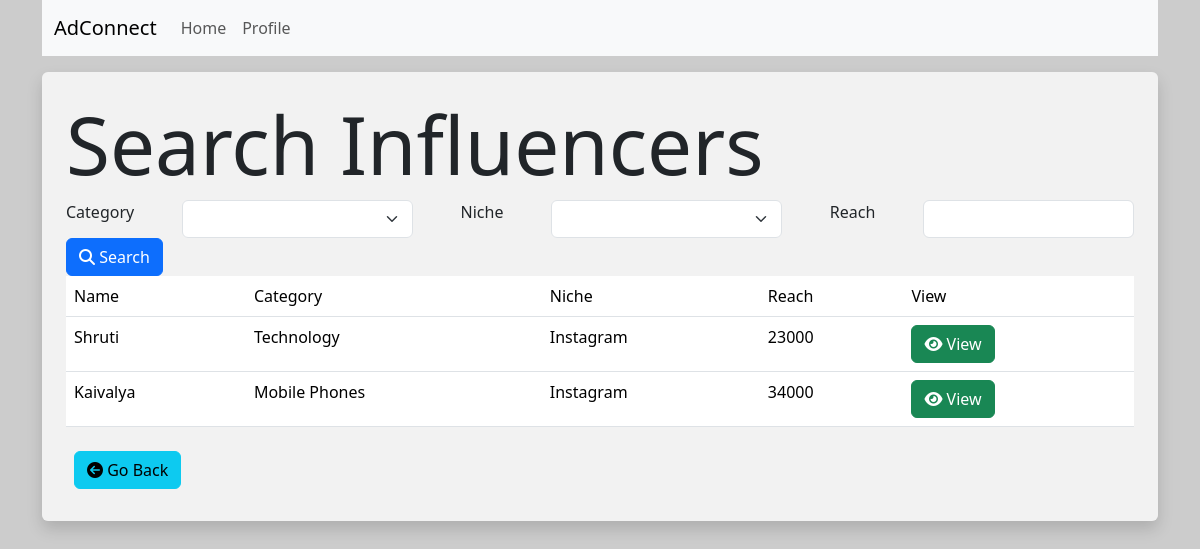
Before: /sponsor/search (signed in) with the older database file.
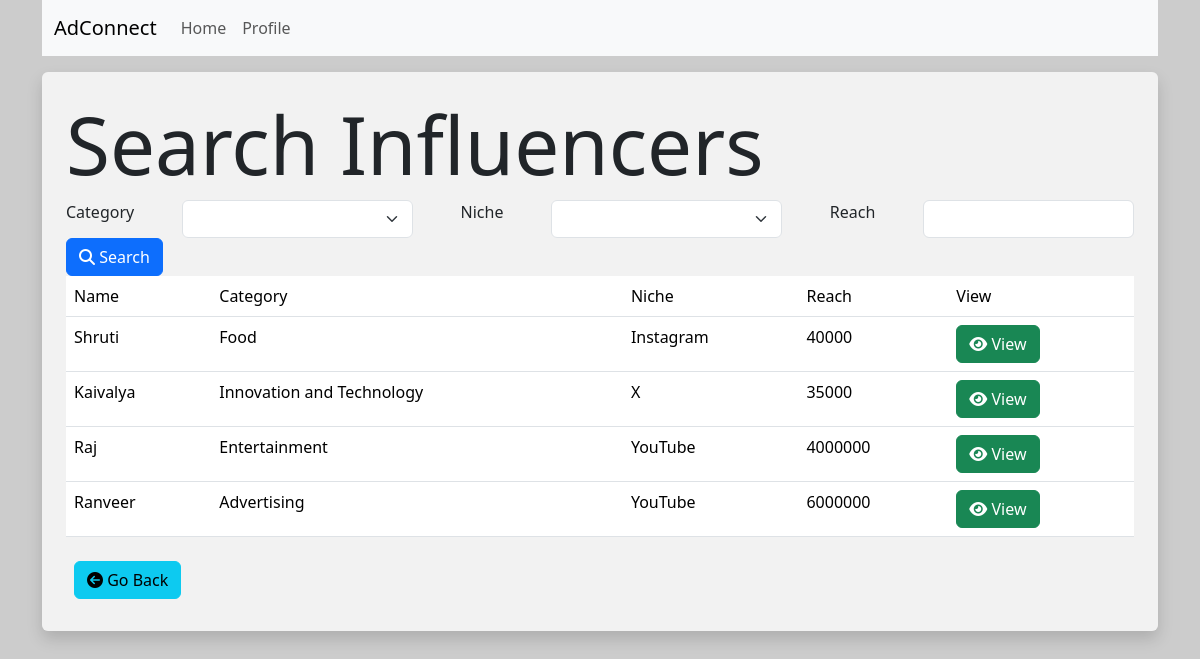
After: the same page with the newer database file.
### models.py (models this page shows)
class Influencer(db.Model):
    __tablename__ = 'influencers'
    id = db.Column(db.Integer, primary_key=True)
    username = db.Column(db.String(128),unique=True,nullable=False)
    passhash = db.Column(db.String(256),nullable=False)
    name = db.Column(db.String(64),nullable=True)
    category = db.Column(db.String(128),nullable=False)
    niche = db.Column(db.String(128),nullable=False)
    reach = db.Column(db.Integer)
    ad_requests = db.relationship('AdRequest', back_populates='influencer')

### routes.py (the view)
@app.route("/sponsor/search")
@sponsor_required
def search_influencer():
    categories = [influencer.category for influencer in Influencer.query.distinct(Influencer.category).all()]
    niches = [influencer.niche for influencer in Influencer.query.distinct(Influencer.niche).all()]
    influencers = Influencer.query.all()
    return render_template("/sponsor/search_influencers.html", influencers = influencers, categories=categories, niches=niches)

### routes.py (called while the page is built)
def sponsor_required(inner_func):
    @wraps(inner_func)
    def decorated_func(*args, **kwargs):
        if session.get("id"):
            if session.get("user_type") == "sponsor":
                if session['is_flagged'] == True:
                    flash("Error : Your account has been flagged. Please contact our support team at support@adconnect.in ")
                    return redirect(url_for('login'))
                else:
                    return inner_func(*args, **kwargs)
            else:
                flash("Error : You are not authorized to access this page")
                return redirect(url_for('index'))
        else:
            flash("Error : Please log in to continue")
            return redirect(url_for('login'))
    return decorated_func

### templates/sponsor/search_influencers.html (shortened to what this page needs)
{% extends 'layout.html' %}
{% block content %}
<div class="p-4 bg-white bg-opacity-75 rounded shadow mt-3">
    <h1 class="display-1">Search Influencers</h1>
    <form action="{{ url_for('search_influencer_post')}}" method="POST">
        <div class="d-flex gap-5">
            <label for="category">Category</label>
            <select name="category" class="form-select">
                <option value=""></option>
                {% for category in categories %}
                    <option value="{{category}}">{{category}}</option>
                {% endfor %}
            </select>
            <label for="niche">Niche</label>
            <select name="niche" class="form-select">
                <option value=""></option>
                {% for niche in niches %}
                    <option value="{{niche}}">{{niche}}</option>
                {% endfor %}
            </select>
            <label for="reach">Reach</label>
            <input type="number" name="reach" class="form-control" min="0">
        </div>
        <button type="submit" class="btn btn-primary"><i class="fa-solid fa-magnifying-glass"></i> Search</button>
    </form>
    <table class="table table-hover">
        <thead>
            <tr>
                <td>Name</td>
                <td>Category</td>
                <td>Niche</td>
                <td>Reach</td>
                <td>View</td>
            </tr>
        </thead>
        <tbody>
            {% for influencer in influencers %}
                <tr>
                    <td>{{influencer.name}}</td>
                    <td>{{influencer.category}}</td>
                    <td>{{influencer.niche}}</td>
                    <td>{{influencer.reach}}</td>
                    <td><a href="{{url_for('view_influencer', id=influencer.id)}}" class="btn btn-success"><i class="fa-solid fa-eye"></i> View</a></td>
                </tr>
            {% else %}
                <h3 class="display-3">No influencers found.</h3>
            {% endfor %}
        </tbody>
    </table>
    <div class="form-group p-2">
        <a href="{{ url_for('sponsor_home') }}" class="btn btn-info"><i class="fa fa-arrow-circle-left"></i> Go Back</a>
    </div>
</div>
{% endblock %}

Changed rows visible on the page:
changed Influencer "Shruti": category "Technology" → "Food"; reach "23000" → "40000"
changed Influencer "Kaivalya": category "Mobile Phones" → "Innovation and Technology"; niche "Instagram" → "X"; reach "34000" → "35000"
added Influencer: name "Raj", category "Entertainment", niche "YouTube", reach "4000000"
added Influencer: name "Ranveer", category "Advertising", niche "YouTube", reach "6000000"
